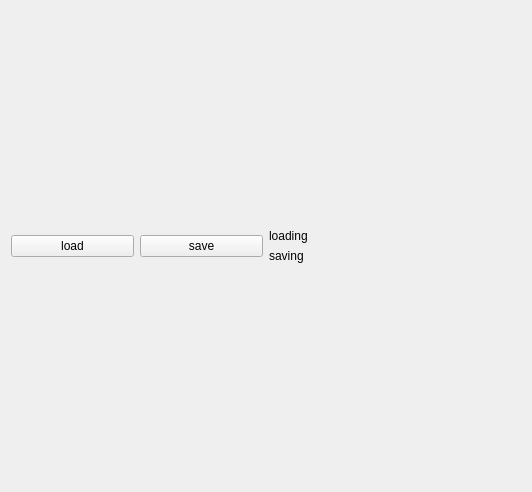
<?xml version="1.0" encoding="UTF-8"?>
<ui version="4.0">
    <class>Widget</class>
    <widget class="QWidget" name="Widget">
        <property name="geometry">
            <rect>
                <x>0</x>
                <y>0</y>
                <width>532</width>
                <height>492</height>
            </rect>
        </property>
        <property name="windowTitle">
            <string>Widget</string>
        </property>
        <layout class="QGridLayout" name="gridLayout_2">
            <item row="0" column="0">
                <layout class="QGridLayout" name="gridLayout">
                    <item row="0" column="0">
                        <layout class="QHBoxLayout" name="horizontalLayout">
                            <item>
                                <widget class="QPushButton" name="btn_load">
                                    <property name="text">
                                        <string>load</string>
                                    </property>
                                </widget>
                            </item>
                            <item>
                                <widget class="QPushButton" name="btn_save">
                                    <property name="text">
                                        <string>save</string>
                                    </property>
                                </widget>
                            </item>
                        </layout>
                    </item>
                </layout>
            </item>
            <item row="0" column="1">
                <layout class="QHBoxLayout" name="horizontalLayout_2">
                    <item>
                        <layout class="QVBoxLayout" name="verticalLayout">
                            <item>
                                <widget class="QLabel" name="label_loading">
                                    <property name="text">
                                        <string>loading</string>
                                    </property>
                                </widget>
                            </item>
                            <item>
                                <layout class="QVBoxLayout" name="verticalLayout_2">
                                    <item>
                                        <widget class="QLabel" name="label_saving">
                                            <property name="text">
                                                <string>saving</string>
                                            </property>
                                        </widget>
                                    </item>
                                </layout>
                            </item>
                        </layout>
                    </item>
                </layout>
            </item>
        </layout>
    </widget>
    <layoutdefault spacing="6" margin="11"/>
    <resources/>
    <connections/>
</ui>
